Frame 1 (no input): blank canvas, image omitted
Frame 60 (the mouse pressed at the canvas centre just before this capture): blank canvas, image omitted
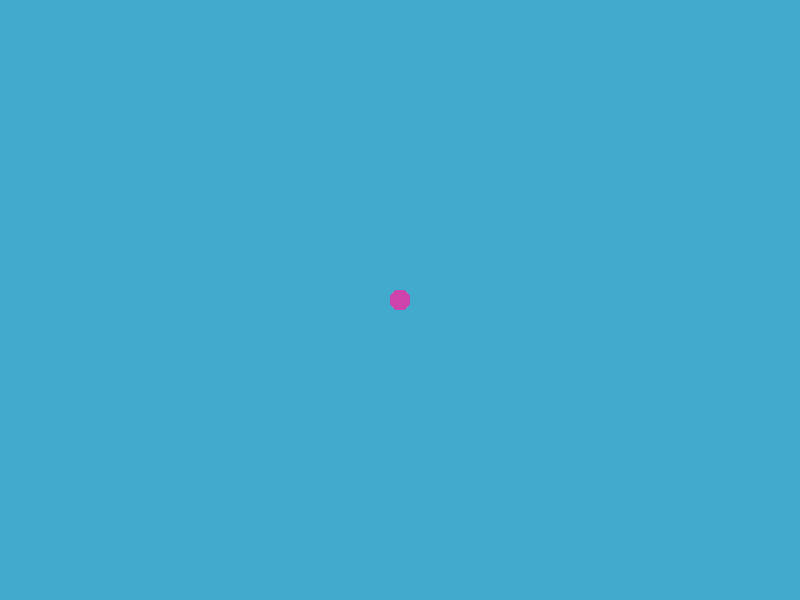
Frame 120 (the mouse held since frame 60 and released just before this capture)

The Processing sketch whose frames 1 and 60 were blank and that drew this single picture after the mouse press (run headless with seeded random() and noise(); from frame 60 on, the mouse is pressed at the canvas centre):

// Processing sketch: drawing
// ── drawing.pde
void setup() {
        size(800, 600);
        background(66, 171, 205);
}

void draw() {
        noStroke();
        fill(205,66,171);
        if (mousePressed) {
                ellipse(mouseX, mouseY, 20, 20);
        }
}
